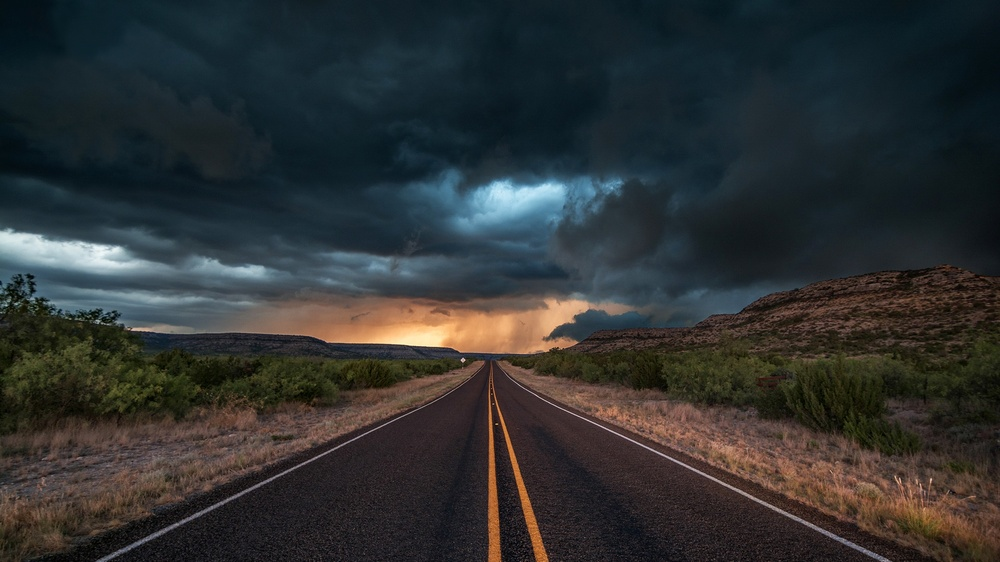
#> input picture 098.picture/Road_5.jpg, 1000 x 562 px, shrunk from 1920 x 1080 before the run
$ python LBP_rotationtxt.py
#> lines starting #> are read from the running program, lines starting #| are printed output that depends on the picture
from skimage.transform import rotate
from skimage.feature import local_binary_pattern
from skimage import data, io,data_dir,filters, feature
from skimage.color import label2rgb
import skimage
import numpy as np
import matplotlib.pyplot as plt
from PIL import Image
import cv2
np.set_printoptions(threshold=np.inf)
# settings for LBP
radius = 1  # LBP算法中范围半径的取值
n_points = radius*8
# =============================================================================
# n_points = 8 * radius # 领域像素点数
# =============================================================================
# 读取图像
image1 =cv2.imread('../098.picture/Road_5.jpg')
#> image1 is the input picture: shape (562, 1000, 3); mean B, G, R 50.1, 49.9, 46.9
cv2.imshow("image1",image1)

plt.hist(image1.ravel(), 255, [0, 256])
plt.show()
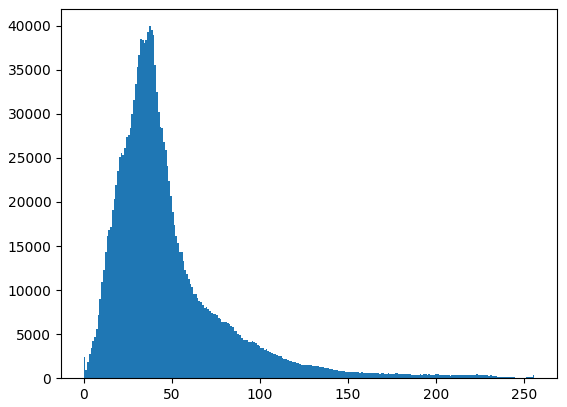
#> figure drawn by matplotlib, 1 panel; tallest bar 39951 high, from x = 37.15 to 38.15

image1 = cv2.cvtColor(image1, cv2.COLOR_BGR2GRAY)
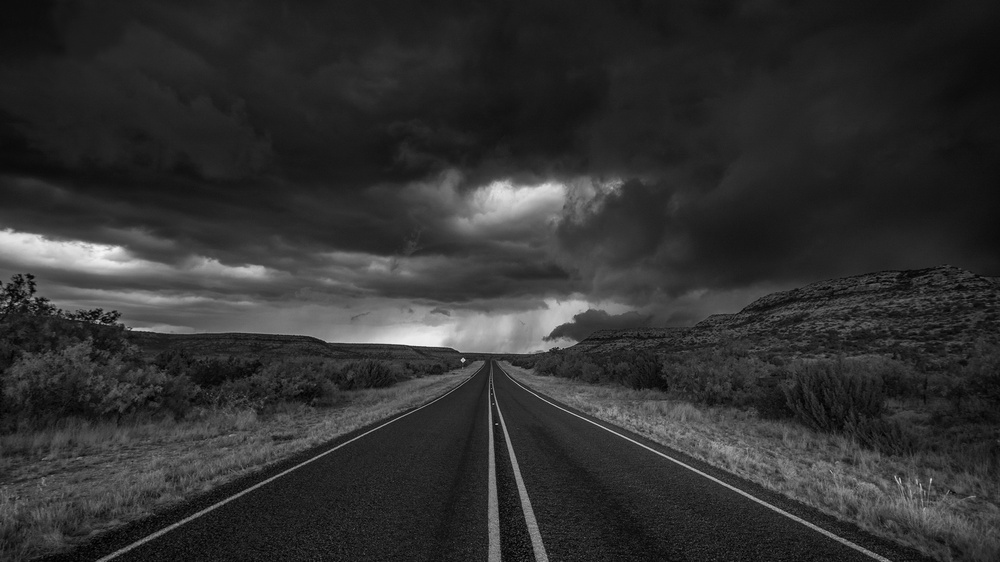
#> image1: shape (562, 1000); min 0, max 244, mean 49

lbp_NOror = local_binary_pattern(image1, n_points, radius,method ='default')
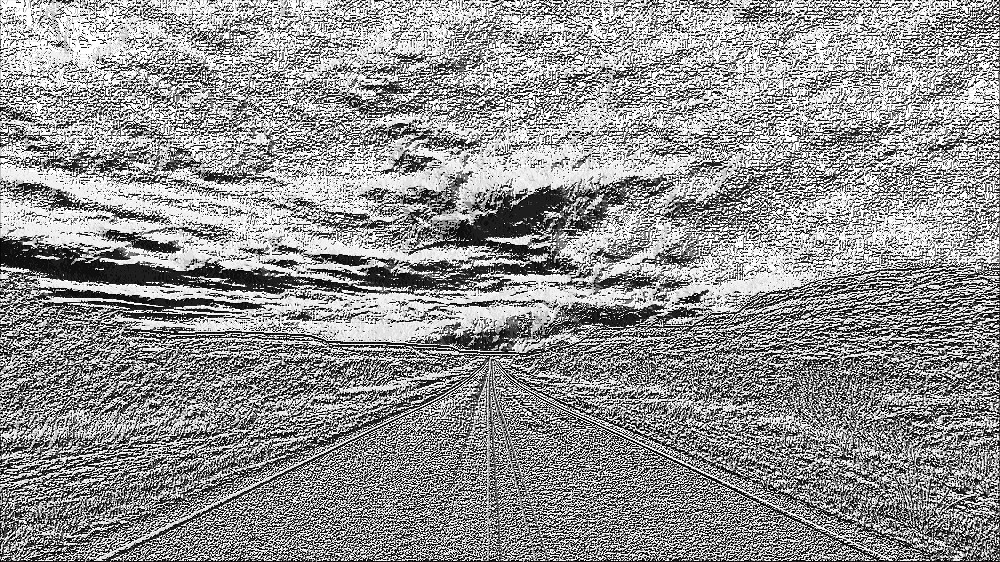
#> lbp_NOror: shape (562, 1000) float64; min 0, max 255, mean 146.7
lbp_ror = local_binary_pattern(image1, n_points, radius,method ='ror')
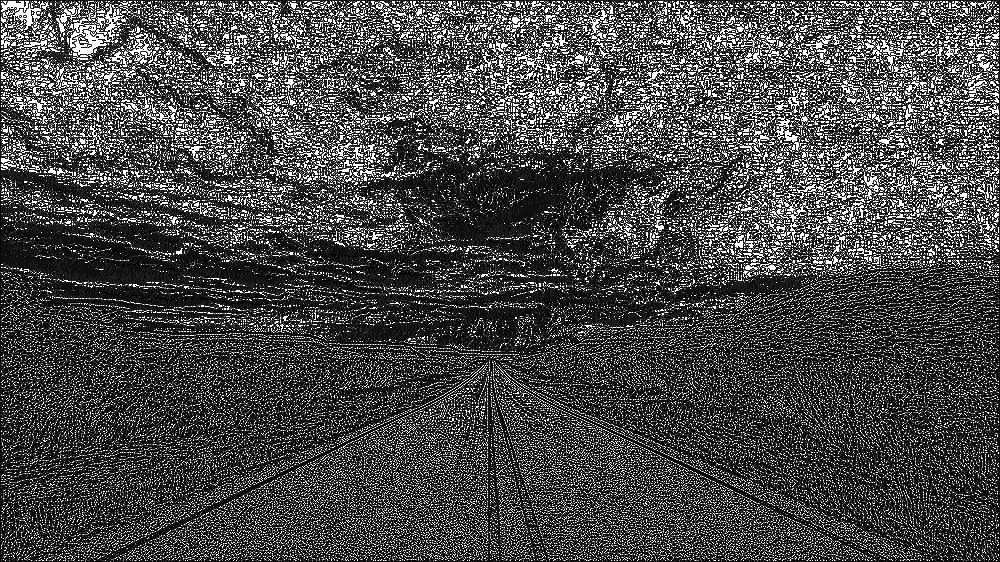
#> lbp_ror: shape (562, 1000) float64; min 0, max 255, mean 73.5

cv2.imshow("lbp_NOror",lbp_NOror)
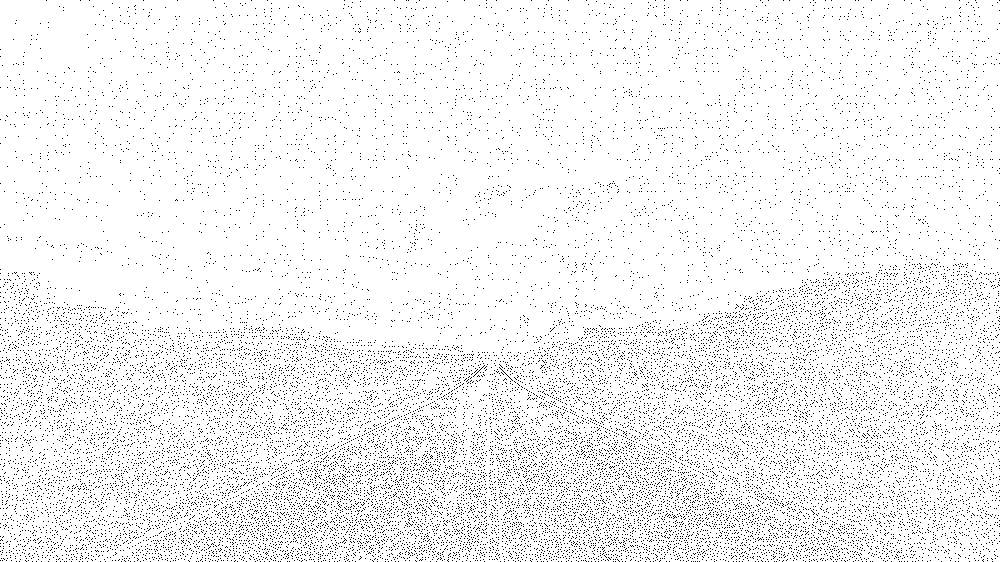
#> window 'lbp_NOror': shape (562, 1000); 95.1% white; black in thin lines or dots
plt.hist(lbp_NOror.ravel(), 255, [0, 256])
plt.show()
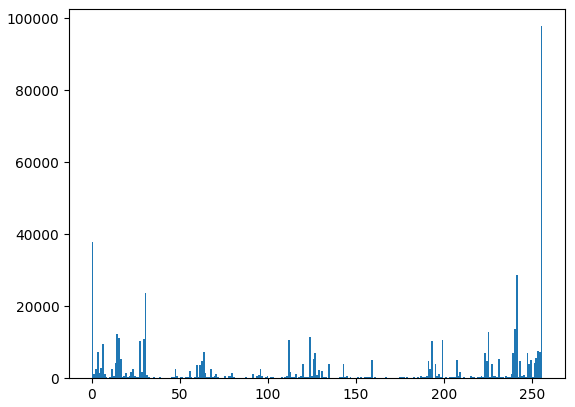
#> figure drawn by matplotlib, 1 panel; tallest bar 97849 high, from x = 255 to 256

cv2.imshow("lbp_ror",lbp_ror)
plt.hist(lbp_ror.ravel(), 255, [0, 256])
plt.show()
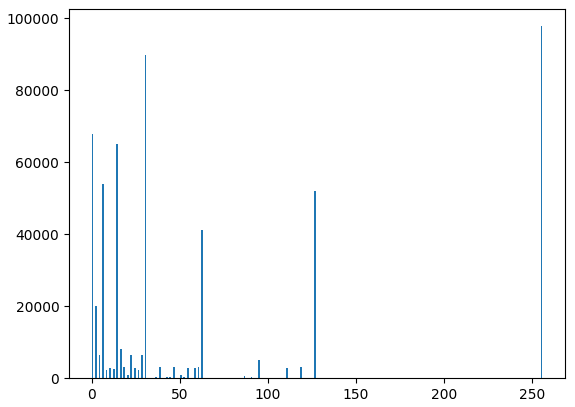
#> figure drawn by matplotlib, 1 panel; tallest bar 97849 high, from x = 255 to 256


cv2.waitKey(0)
cv2.destroyAllWindows()

$ run again, with 098.picture/Road_11.jpg copied over 098.picture/Road_5.jpg
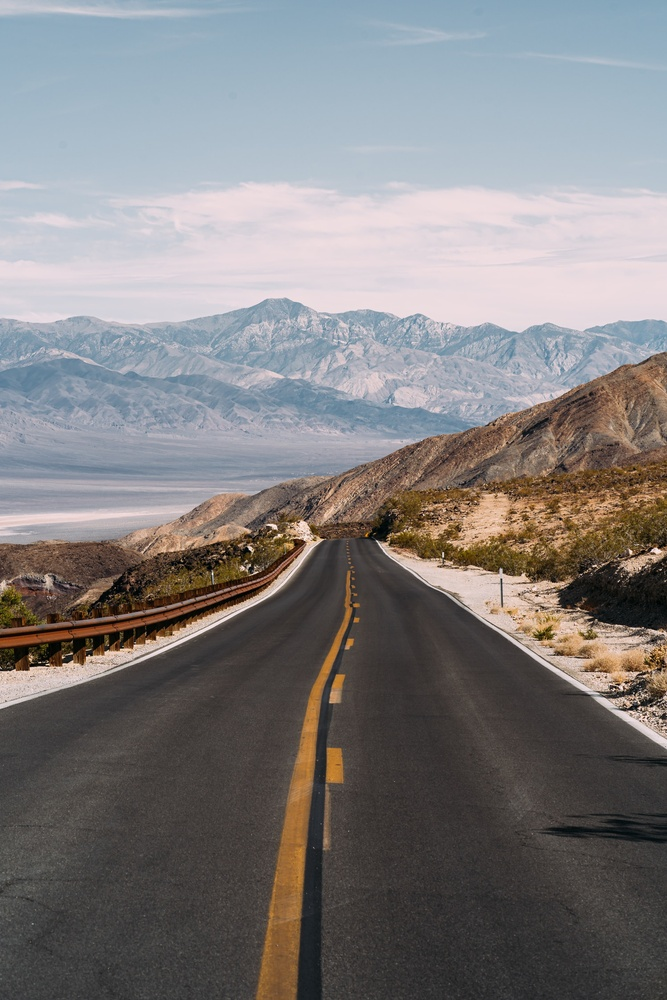
#> input picture 098.picture/Road_11.jpg, 667 x 1000 px, shrunk from 1920 x 2880 before the run
#> image1 is the input picture: shape (1000, 667, 3); mean B, G, R 126.7, 126.2, 128.6
#> image1: shape (1000, 667)
#> `cv2.imshow("lbp_NOror",lbp_NOror)`:
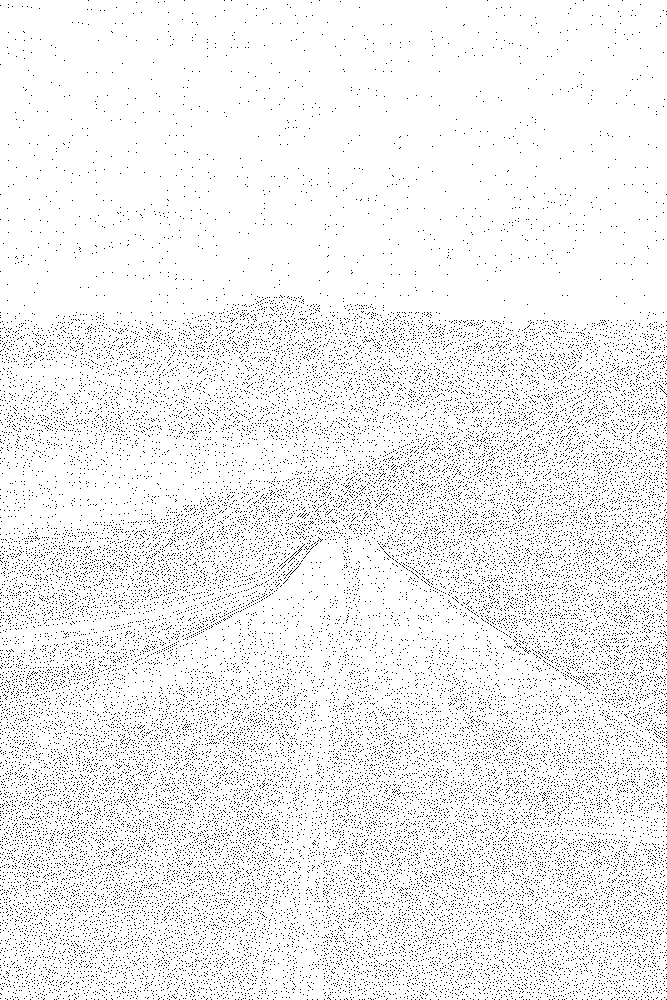
#> window 'lbp_NOror': shape (1000, 667); 94.3% white; black in thin lines or dots
#> `plt.show()`:
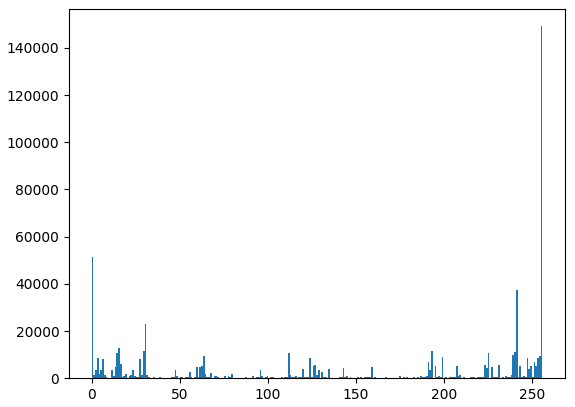
#> figure drawn by matplotlib, 1 panel; tallest bar 149216 high, from x = 255 to 256

$ run again, with 098.picture/Road_12.jpg copied over 098.picture/Road_5.jpg
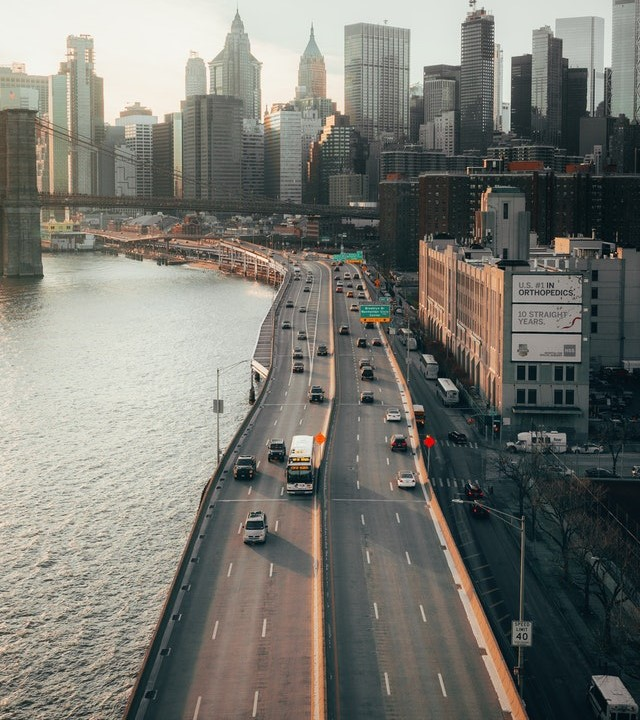
#> input picture 098.picture/Road_12.jpg, 640 x 720 px
#> image1 is the input picture: shape (720, 640, 3); mean B, G, R 112.9, 119.7, 119.8
#> image1: shape (720, 640)
#> `cv2.imshow("lbp_NOror",lbp_NOror)`:
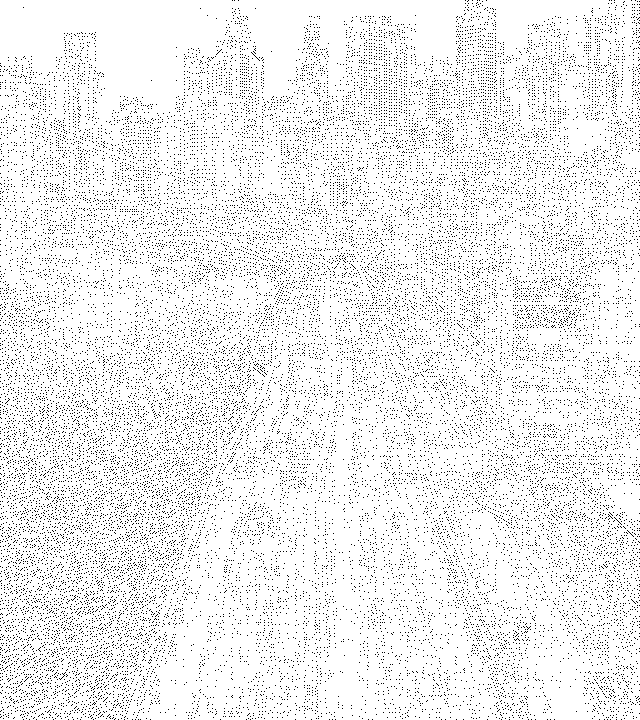
#> window 'lbp_NOror': shape (720, 640); 93.3% white; black in thin lines or dots
#> `plt.show()`:
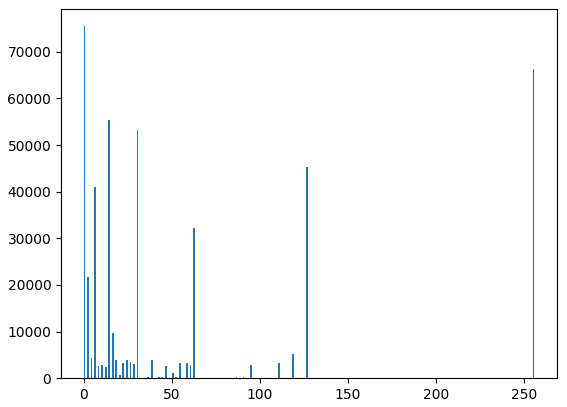
#> figure drawn by matplotlib, 1 panel; tallest bar 75492 high, from x = 0 to 1

$ run again, with 098.picture/Road_13.jpg copied over 098.picture/Road_5.jpg
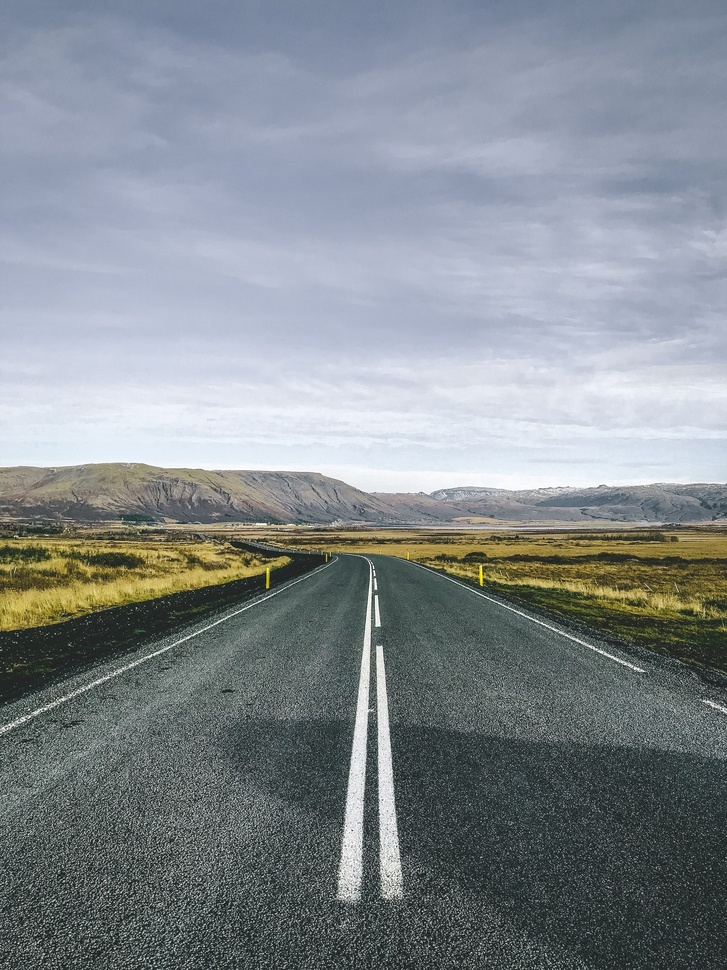
#> input picture 098.picture/Road_13.jpg, 727 x 970 px, shrunk from 1920 x 2560 before the run
#> image1 is the input picture: shape (970, 727, 3); mean B, G, R 143, 138.1, 131.1
#> image1: shape (970, 727)
#> `plt.show()`:
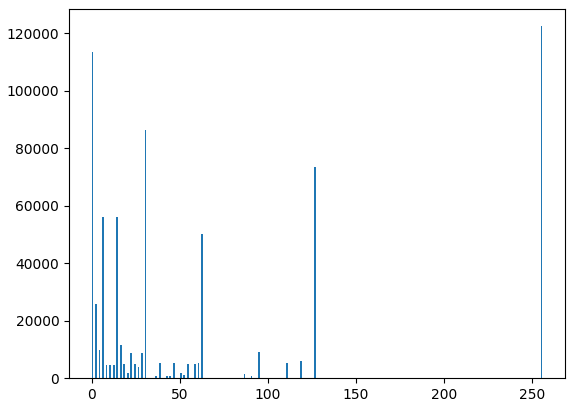
#> figure drawn by matplotlib, 1 panel; tallest bar 122373 high, from x = 255 to 256
